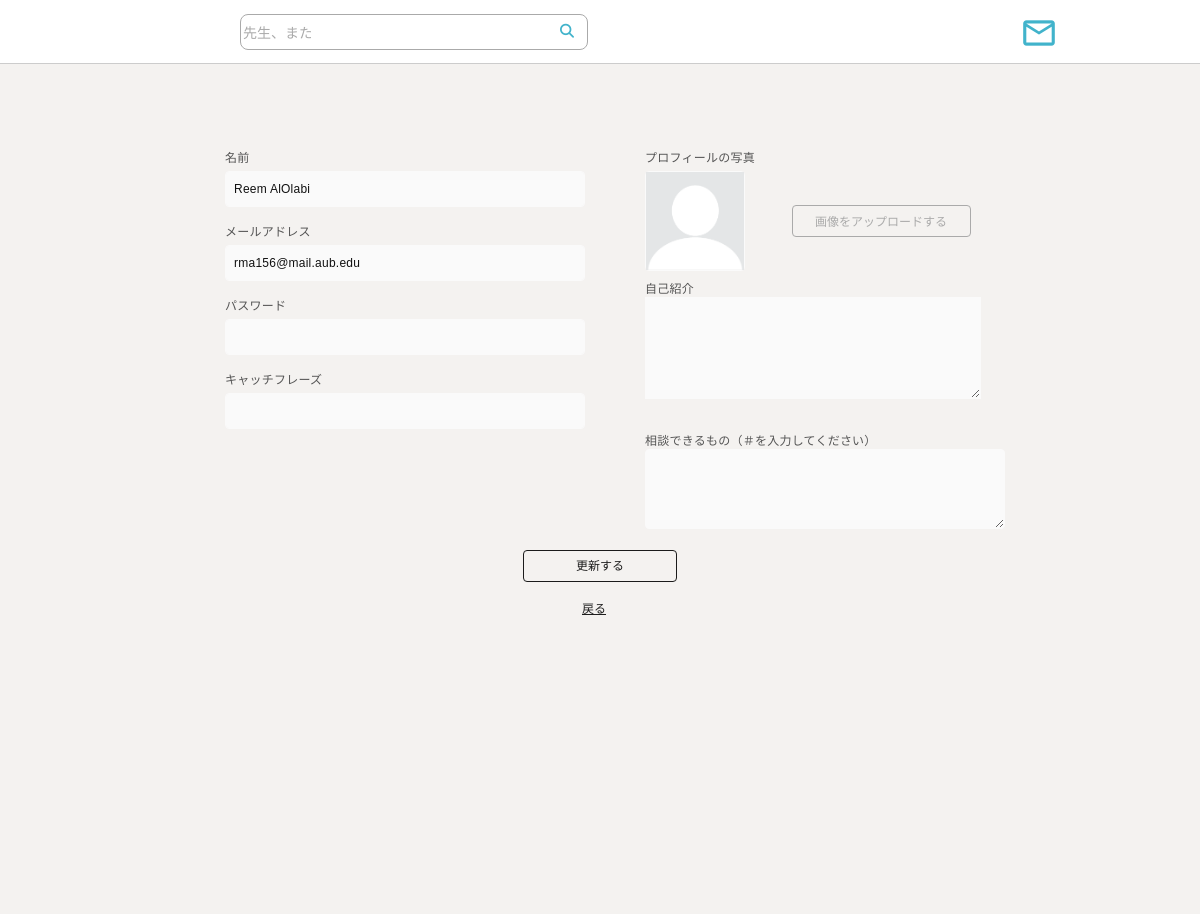
Page /edit_student_profile/46 (signed in) on the committed database.
### main/models.py (models this page shows)
class User(AbstractUser):
    Id = models.AutoField(primary_key=True)
    name = models.CharField(max_length=50)
    age = models.IntegerField(default=0)
    blocked = models.BooleanField(default=False)
    img = models.ImageField(upload_to='media', default='default.png')
    last_login = models.CharField(max_length = 30)
    email = models.EmailField()
    password = models.CharField(max_length=20)
    username = models.CharField(default=email, max_length=200, unique=True)
    intro_msg = models.CharField(max_length = 200)
    catch_phrase = models.CharField(max_length = 200)

### main/views.py (the view, shortened to what this page needs)
# urls.py: url(r'^edit_student_profile/(?P<user_id>.+)', views.edit_student_profile, name="edit_student_profile"),
def edit_student_profile(request, user_id):
    if not 'is_logged' in request.session.keys():
        messages.success(request, 'あなたが最初にログインする必要があります')
        return redirect('mylogin')
    logged_user = User.objects.get(username__exact=request.session['email'])
    user = Student.objects.get(pk=user_id)
    todays_session = get_starting_time(request)
    return render(request, 'edit_student_profile.html', {'user':user, 'logged_user':logged_user, 'todays_session': todays_session})

### main/views.py (called while the page is built)
def get_approved_date(wf):
    if wf.option1_approved:
        return wf.option1.split("|")[0].split("-")
    elif wf.option2_approved:
        return wf.option2.split("|")[0].split("-")
    elif wf.option3_approved:
        return wf.option3.split("|")[0].split("-")

### templates/edit_student_profile.html (shortened to what this page needs)
{% load static %}
<!DOCTYPE html>
<html lang="en">
<head>
    <link rel="stylesheet" href="https://stackpath.bootstrapcdn.com/bootstrap/4.5.0/css/bootstrap.min.css"
>
    <link rel="stylesheet" href="https://cdnjs.cloudflare.com/ajax/libs/font-awesome/4.7.0/css/font-awesome.min.css">
    <link rel="stylesheet" href="https://stackpath.bootstrapcdn.com/font-awesome/4.7.0/css/font-awesome.min.css"
>
    <link rel="stylesheet" href="https://maxcdn.bootstrapcdn.com/bootstrap/3.3.7/css/bootstrap.min.css">
    <link rel="stylesheet" href="{% static 'css/styles.css' %}">
    <link rel="stylesheet" href="{% static 'css/edit-profile.css' %}">
</head>
<body>
    {% include "navbar.html" %}
    <form class="needs-validation container" id="editProfileform" method="POST"
        action="{% url 'edit_student_profile' user.Id %}" enctype="multipart/form-data">
        <div class="column">
            <div class="d-flex flex-row something">
                <div>
                    <div class="info">
                        <label>
                            名前
                        </label>
                        <input type="text" class="inputText" id="Name" name="name" value="{{user.name}}">
                    </div>
                    <div class="info">
                        <label>
                            メールアドレス
                        </label>
                        <input type="email" id="email" name="email" value="{{user.email}}">
                    </div>
                    <div class="info">
                        <label>
                            パスワード
                        </label>
                        <input type="password" id="inputpassword" name="inputpassword" required>
                    </div>
                    <div class="info">
                        <label>
                            キャッチフレーズ
                        </label>
                        <input type="text" id="catchPhrase" name="catch_phrase" class="inputText"
                            value="{{user.catch_phrase}}">
                    </div>
                </div>
                <div class="column">
                    <div class="area-thumbnail">
                        <label>プロフィールの写真
                        </label>
                        <div class="d-flex flex-row mt-2">
                            <div class="image-container" id="image-container">
                                <img src="{{MEDIA_URL}}/media/{{user.img}}" class="personal_image w-100 h-100">
                            </div>
                            <label class="input-file">
                                <p class="input-file-text">画像をアップロードする</p>
                            </label>
                        </div>
                    </div>
                    <div class="area-intro">
                        <label>自己紹介
                            </label>
                        <textarea name="self-introduction"> {{user.intro_msg}}  </textarea>
                    </div>
                    <div class="area-intro2">
                        <label>相談できるもの（＃を入力してください）</label>
                        <textarea name="what_I_want_to_talk_about">{{user.what_I_want_to_talk_about}}</textarea>
                    </div>
                </div>
            </div>
            <div class="d-flex flex-column">
                <button type="submit" value="更新する" id="update-profile"><span class="btn-text">更新する</span>
                    </button>
                <a href="{% url 'student_profile' user.Id %}" class="go-back-a">戻る
                    </a>
            </div>
        </div>
    </form>
</body>
</html>

### static/css/styles.css (style rules this page uses)
html, body { background-color: #F4F2F0; width: 100%; height: 100%; }
.btn-text { font-size: 0.93vw; letter-spacing: 0px; color: #FFFFFF; display: block; }

### static/css/edit-profile.css (style rules this page uses)
#editProfileform { width: 780px; height: 100%; margin-left: auto; margin-right: auto; margin-top: 50px; }
#update-profile { margin-right: auto; margin-left: auto; margin-top: 50px; width: 154px; height: 32px; background: #D4D4D400 0% 0% no-repeat padding-box; border: 1px solid #1B1B1B; border-radius: 4px; }
.btn-text { text-align: center; font: normal normal normal 12px/14px Hiragino Kaku Gothic Pro; color: #1D1D1D; }
.go-back-a { width: 36px; height: 12px; margin-right: auto; margin-left: auto; margin-top: 20px; margin-bottom: 80px; text-decoration: underline; font: normal normal normal 12px/14px Arial; letter-spacing: 0px; color: #1D1D1D; }
.info { width: 360px; height: 59px; margin-bottom: 15px; }
label { width: 240px; height: 12px; text-align: left; font: normal normal normal 12px/88px Arial; letter-spacing: 0.24px; color: #555555; }
.info input { width: 360px; height: 36px; background: #FAFAFA 0% 0% no-repeat padding-box; border: 1px solid #FAFAFA; border-radius: 4px; padding: 8px; margin-top: 5px; }
.inputText, input[type=email], input[type=password] { width: 100%; text-align: left; font: normal normal normal 12px/88px Helvetica; letter-spacing: 0.24px; color: #111111; }
.area-thumbnail { width: 330px; height: 132px; margin-left: 60px; margin-bottom: 5px; }
.image-container { width: 100px; height: 100px; background: #FAFAFA 0% 0% no-repeat padding-box; border: 1px solid #FAFAFA; border-radius: 4px; }
.input-file { width: 179px; height: 32px; left: 47px; margin-top: auto; margin-bottom: auto; background: #D4D4D400 0% 0% no-repeat padding-box; border: 1px solid #AAAAAA; border-radius: 4px; opacity: 1; position: relative; }
.input-file-text { position: absolute; display: block; margin-left: 22px; margin-top: 9px; width: 132px; font: normal normal normal 12px/14px Hiragino Kaku Gothic Pro; letter-spacing: 0px; color: #AAAAAA; opacity: 1; }
.area-intro { width: 360px; height: 152px; margin-left: 60px; margin-top: -6px; }
.area-intro textarea { width: 336px; height: 102px; text-align: left; font: normal normal normal 12px/18px Helvetica; letter-spacing: 0.24px; color: #111111; background: #FAFAFA; border: 1px solid #FAFAFA; padding: 8px; }
.area-intro2 { width: 360px; height: 103px; margin-left: 60px; }
.area-intro2 textarea { width: 360px; height: 80px; background: #FAFAFA; border-radius: 4px; border: 1px solid #FAFAFA; padding: 8px; }
.area-intro2 textarea::placeholder { width: 116px; height: 12px; text-align: left; font: normal normal normal 12px/18px Hiragino Sans; letter-spacing: 0.24px; color: #41B3CB; }

### rows in the picture
User: name "Reem AlOlabi", email "rma156@mail.aub.edu", img (placeholder picture)
